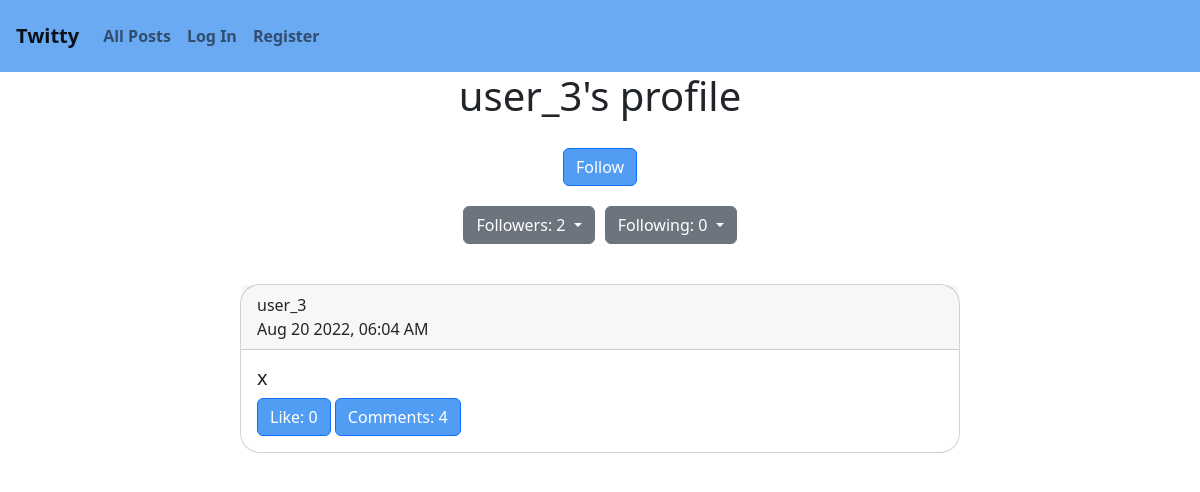
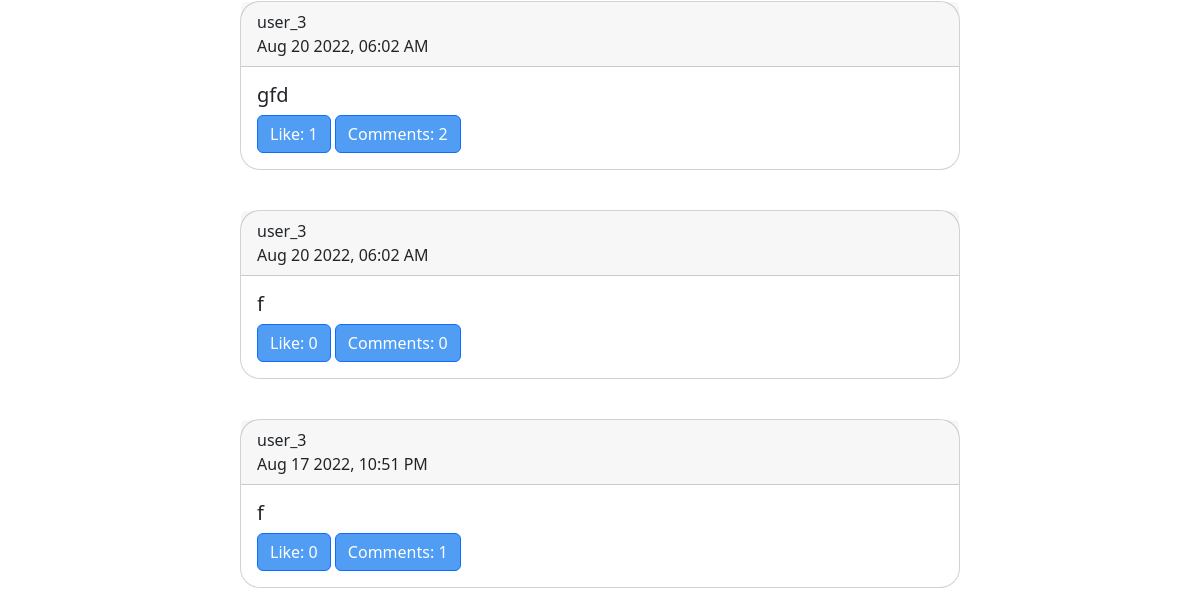
The page /profile/user_3 on the database as committed earlier (2 pictures, top to bottom).
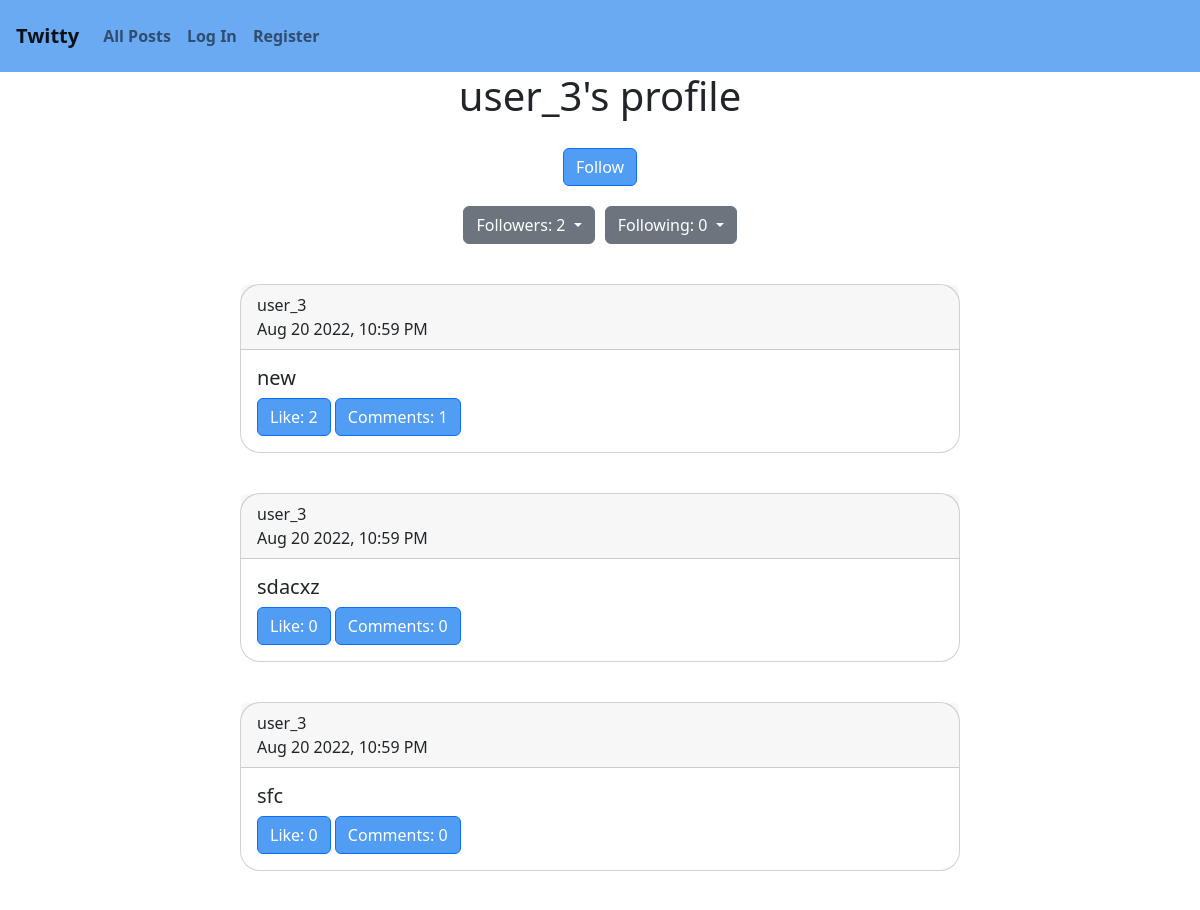
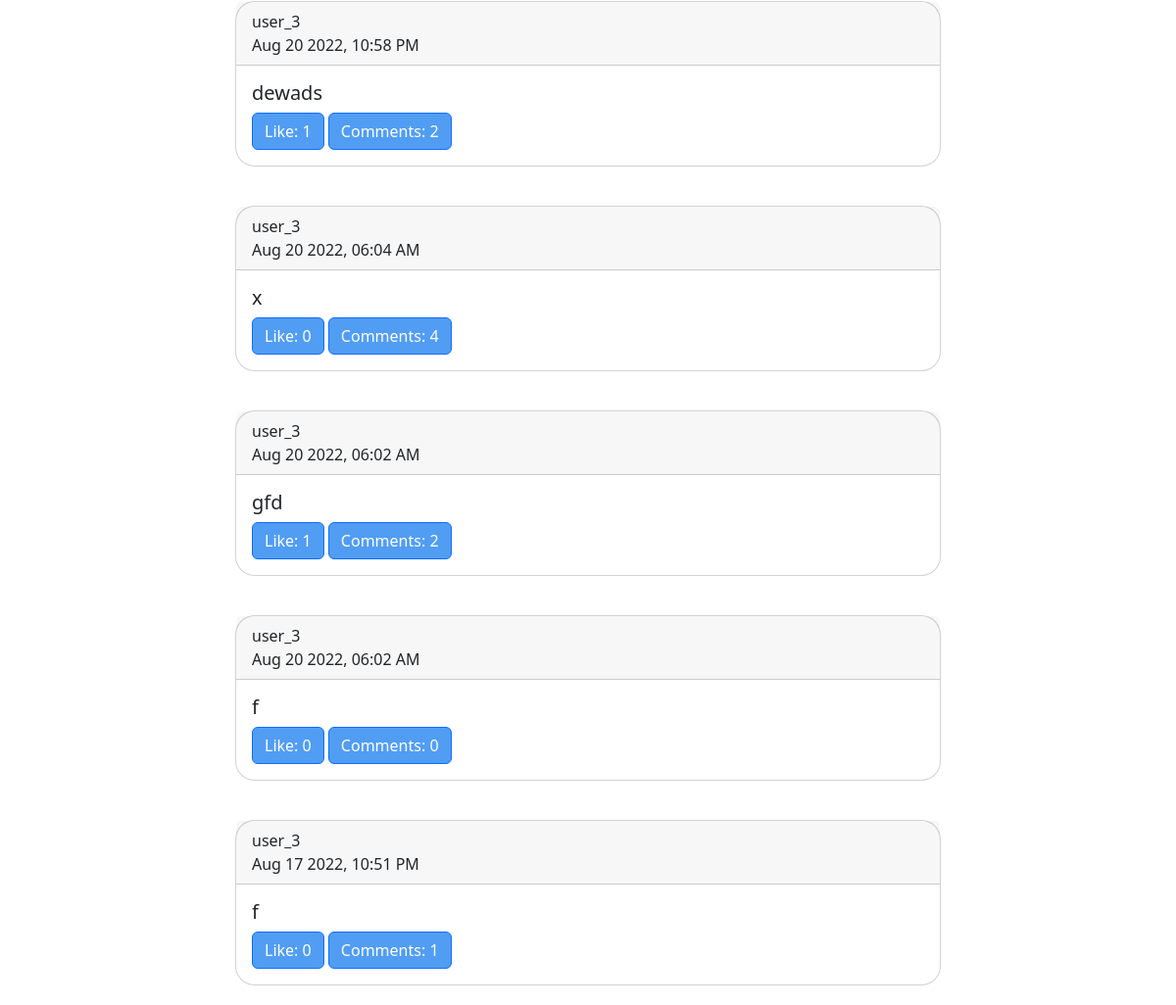
The same page on the database as committed later (2 pictures, top to bottom).
### network/models.py (models this page shows)
class User(AbstractUser):
    pass

class Post(models.Model):
    user_post = models.ForeignKey(User, on_delete=models.CASCADE,related_name="user_post", default="1")
    post = models.CharField(max_length=2000, null=False, blank=False, default="")
    timestamp = models.DateTimeField(auto_now_add=True)
    updated_at = models.DateTimeField(auto_now=True)
    def serialize(self):
        likes = len(self.liked_on.all())
        comments = self.commented_on.all()
        comments = [comment.serialize() for comment in comments]
        return {
            "id":self.id,
            "user_post":self.user_post.username,
            "post": self.post,
            "time":self.timestamp.strftime("%b %d %Y, %I:%M %p"),
            "likes":likes,
            "comments":comments,
            "how_many_comments":len(comments)
        }

### network/views.py (the view)
# urls.py: path("profile/<str:username>", views.profile, name="profile"),
def profile(request, username):
    if request.method == "GET":
        user = User.objects.get(username=username)
        profile = Profile.objects.get(pk=user.id)
        following = [user for user in profile.following.all()]
        followers = [user for user in profile.followers.all()]
        posts = Post.objects.filter(user_post=user)
        posts = posts.order_by("-timestamp").all()
        posts = [post.serialize() for post in posts]
        try:
            liked = Like.objects.filter(user_like=request.user)
            liked = [like.post.id for like in liked]
        except(Like.DoesNotExist, TypeError):
            liked=None
        return render(request, 'network/profile.html', {
            'following': following,
            'followers':followers,
             'profile':username,
             'posts':posts,
             'liked':liked,
             'followers_howmany':len(followers),
             'following_howmany': len(following)
             })

### network/models.py (called while the page is built)
    def serialize(self):
        return {
            'comment': self.comment,
            'user_comment': self.user_comment.username
        }

### network/templates/network/profile.html (shortened to what this page needs)
{% extends "network/layout.html" %}
{% load static %}
{% block body %}
<div id="profile" class="card">
{% if user.username == profile %}
<h1>{{profile}}'s profile</h1>
<h5>This is your profile</h5>
{% else %}
<h1>{{profile}}'s profile</h1>
{% endif %}
{% if user in followers %}
<button class="btn btn-primary" id="follow" data-type="unfollow" data-user="{{profile}}">Unfollow</button>
{% elif user.username != profile  %}
<button class="btn btn-primary" id="follow" data-type="follow" data-user="{{profile}}">Follow</button>
{% endif %}
<div id="follow-buttons">
<div id ="followers" class="dropdown">
  <button class="btn btn-secondary dropdown-toggle" type="button" data-bs-toggle="dropdown" aria-expanded="false" id="follow-toggle">
    Followers: {{followers_howmany}}
  </button>
</div>
<div id="following" class="dropdown">
  <button class="btn btn-secondary dropdown-toggle" type="button" data-bs-toggle="dropdown" aria-expanded="false">
    Following: {{following_howmany}}
  </button>
</div>
</div>
</div>
<div id="all-posts">
    {% for post in posts %}
    <div class="card" id="post-card">
        <div class="card-header">
          <a href="{% url 'profile' post.user_post %}">{{post.user_post}}</a>
          <br>
          {{post.time}}
        </div>
        <div class="card-body">
          <h5 class="card-title">{{post.post}}</h5>
          {% if post.id in liked %}
          <button class="btn btn-primary" id="unlike" data-post="{{post.id}}">Unlike: {{post.likes}}</button>
          {% else %}
          <button class="btn btn-primary" id="like" data-post="{{post.id}}">Like: {{post.likes}}</button>
          {% endif %}
          <button class="btn btn-primary" id="show-comments">Comments: {{post.how_many_comments}}</button>
        </div>
    </div>
    {% endfor %}
</div>
{% endblock %}

### network/templates/network/layout.html (shortened to what this page needs)
{% load static %}
<!DOCTYPE html>
<html lang="en">
    <head>
        <link href="https://cdn.jsdelivr.net/npm/bootstrap@5.2.0/dist/css/bootstrap.min.css" rel="stylesheet">
        <link rel="stylesheet" href="{% static './network/styles.css' %}">
    </head>
    <body>
        <nav class="navbar navbar-expand-lg navbar-light" id="navbar">
            <a class="navbar-brand" href="{% url 'index' %}">Twitty</a>
            <div id="nav-items">
              <ul class="navbar-nav mr-auto" id="top-nav">
                <li class="nav-item">
                  <a class="nav-link" id="all-posts-link" href="{% url 'posts' %}">All Posts</a>
                </li>
                {% if user.is_authenticated %}
                    <li class="nav-item" id="signin-out">
                        <a class="nav-link" href="{% url 'logout' %}">Log Out</a>
                    </li>
                {% else %}
                    <li class="nav-item" id="signin-out">
                        <a class="nav-link" href="{% url 'login' %}">Log In</a>
                    </li>
                    <li class="nav-item">
                        <a class="nav-link" href="{% url 'register' %}">Register</a>
                    </li>
                {% endif %}
              </ul>
            </div>
          </nav>
        <div class="body">
            {% block body %}
            {% endblock %}
        </div>
    </body>
</html>

### network/static/network/styles.css (style rules this page uses)
#post-card { display: flex; margin-top: 20px; margin-bottom: 20px; width:60%; border-radius: 20px; }
#all-posts { display: flex; flex-direction: column; align-items: center; }
a { all: unset; }
#navbar { display: flex; padding: 1rem 1rem 1rem 1rem; background-color: rgb(106, 170, 243); }
.nav-link, .navbar-brand { font-weight:bold ; }
#profile { display: flex; flex-direction: column; align-items: center; width: 70%; flex: 1; margin: auto; border-style: none; }
#follow-buttons { display: flex; column-gap: 10px; margin-bottom: 20px; margin-top: 20px; }
#follow { margin-top: 20px; }
.btn-primary { background-color: rgb(81, 157, 244); }

Rows that differ between the two databases and show on the page:
added Post: post "new"
added Post: post "sdacxz"
added Post: post "sfc"
added Post: post "dewads"
Other text that changed with them:
new list line: "user_3"
new list line: "Aug 20 2022, 10:59 PM Like: 2 Comments: 1"
new list line: "Aug 20 2022, 10:59 PM Like: 0 Comments: 0"
new list line: "Aug 20 2022, 10:58 PM Like: 1 Comments: 2"
